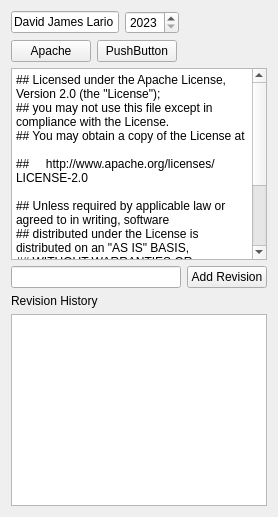
         <widget class="QWidget" name="tab_8">
          <attribute name="title">
           <string>Author</string>
          </attribute>
          <layout class="QVBoxLayout" name="verticalLayout_32">
           <item>
            <layout class="QHBoxLayout" name="horizontalLayout_19">
             <item>
              <widget class="QLineEdit" name="txtCopyrightAuthor">
               <property name="text">
                <string>David James Lario</string>
               </property>
              </widget>
             </item>
             <item>
              <widget class="QDateEdit" name="dteCopyrightYear">
               <property name="dateTime">
                <datetime>
                 <hour>0</hour>
                 <minute>0</minute>
                 <second>0</second>
                 <year>2023</year>
                 <month>9</month>
                 <day>14</day>
                </datetime>
               </property>
               <property name="minimumDate">
                <date>
                 <year>2023</year>
                 <month>9</month>
                 <day>14</day>
                </date>
               </property>
               <property name="displayFormat">
                <string>yyyy</string>
               </property>
              </widget>
             </item>
             <item>
              <spacer name="horizontalSpacer_6">
               <property name="orientation">
                <enum>Qt::Horizontal</enum>
               </property>
               <property name="sizeHint" stdset="0">
                <size>
                 <width>40</width>
                 <height>20</height>
                </size>
               </property>
              </spacer>
             </item>
            </layout>
           </item>
           <item>
            <layout class="QHBoxLayout" name="horizontalLayout_20">
             <item>
              <widget class="QPushButton" name="pushButton_5">
               <property name="text">
                <string>Apache</string>
               </property>
              </widget>
             </item>
             <item>
              <widget class="QPushButton" name="pushButton_6">
               <property name="text">
                <string>PushButton</string>
               </property>
              </widget>
             </item>
             <item>
              <spacer name="horizontalSpacer_7">
               <property name="orientation">
                <enum>Qt::Horizontal</enum>
               </property>
               <property name="sizeHint" stdset="0">
                <size>
                 <width>40</width>
                 <height>20</height>
                </size>
               </property>
              </spacer>
             </item>
            </layout>
           </item>
           <item>
            <widget class="QPlainTextEdit" name="txtCopyright">
             <property name="maximumSize">
              <size>
               <width>16777215</width>
               <height>200</height>
              </size>
             </property>
             <property name="plainText">
              <string>## Licensed under the Apache License, Version 2.0 (the &quot;License&quot;);
## you may not use this file except in compliance with the License.
## You may obtain a copy of the License at

##     http://www.apache.org/licenses/LICENSE-2.0

## Unless required by applicable law or agreed to in writing, software
## distributed under the License is distributed on an &quot;AS IS&quot; BASIS,
## WITHOUT WARRANTIES OR CONDITIONS OF ANY KIND, either express or implied.
## See the License for the specific language governing permissions and
## limitations under the License.</string>
             </property>
            </widget>
           </item>
           <item>
            <layout class="QHBoxLayout" name="horizontalLayout_21">
             <item>
              <widget class="QLineEdit" name="lineEdit"/>
             </item>
             <item>
              <widget class="QPushButton" name="pushButton_7">
               <property name="text">
                <string>Add Revision</string>
               </property>
              </widget>
             </item>
            </layout>
           </item>
           <item>
            <widget class="QLabel" name="label_22">
             <property name="text">
              <string>Revision History</string>
             </property>
            </widget>
           </item>
           <item>
            <widget class="QListWidget" name="listWidget"/>
           </item>
          </layout>
         </widget>
